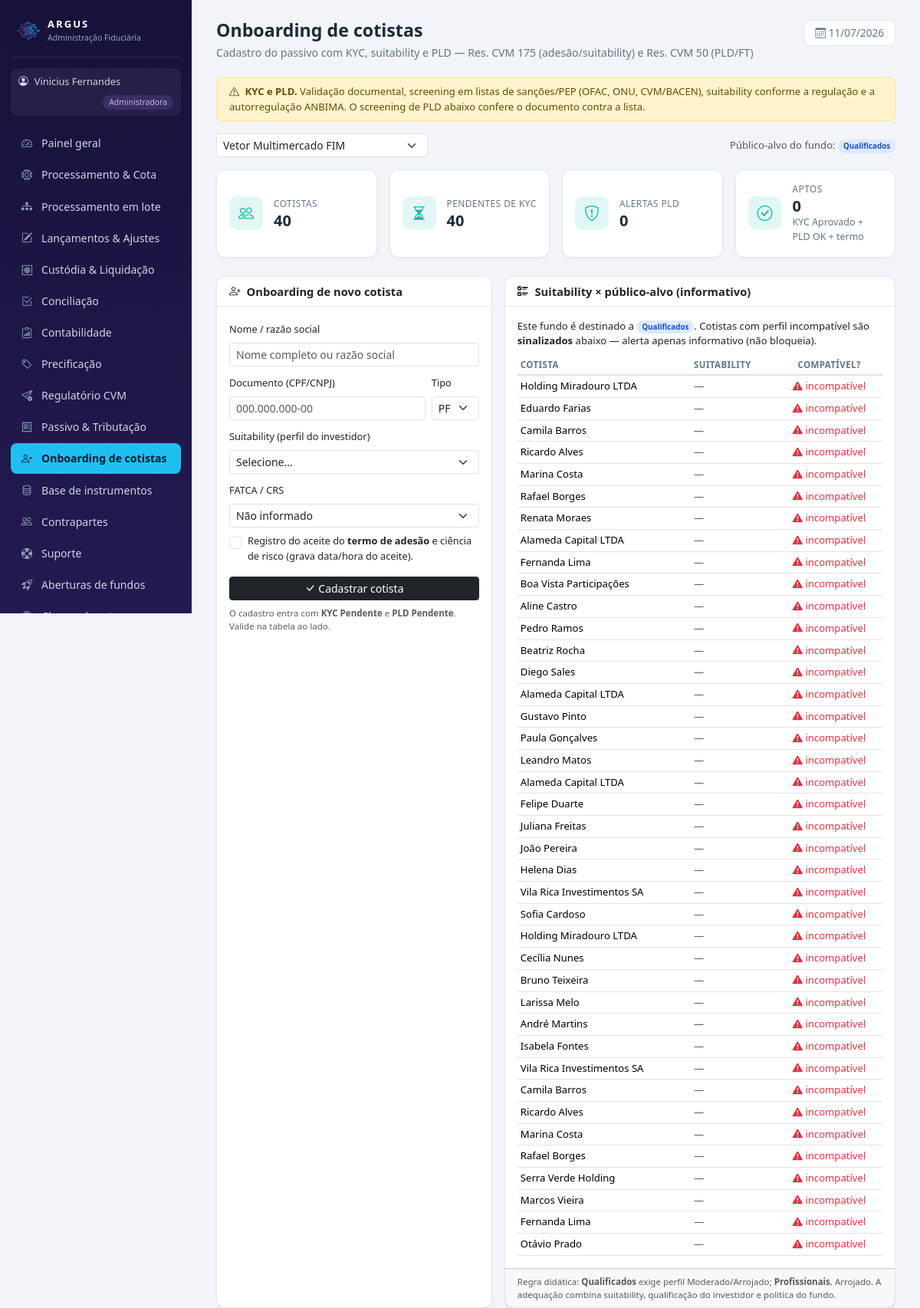
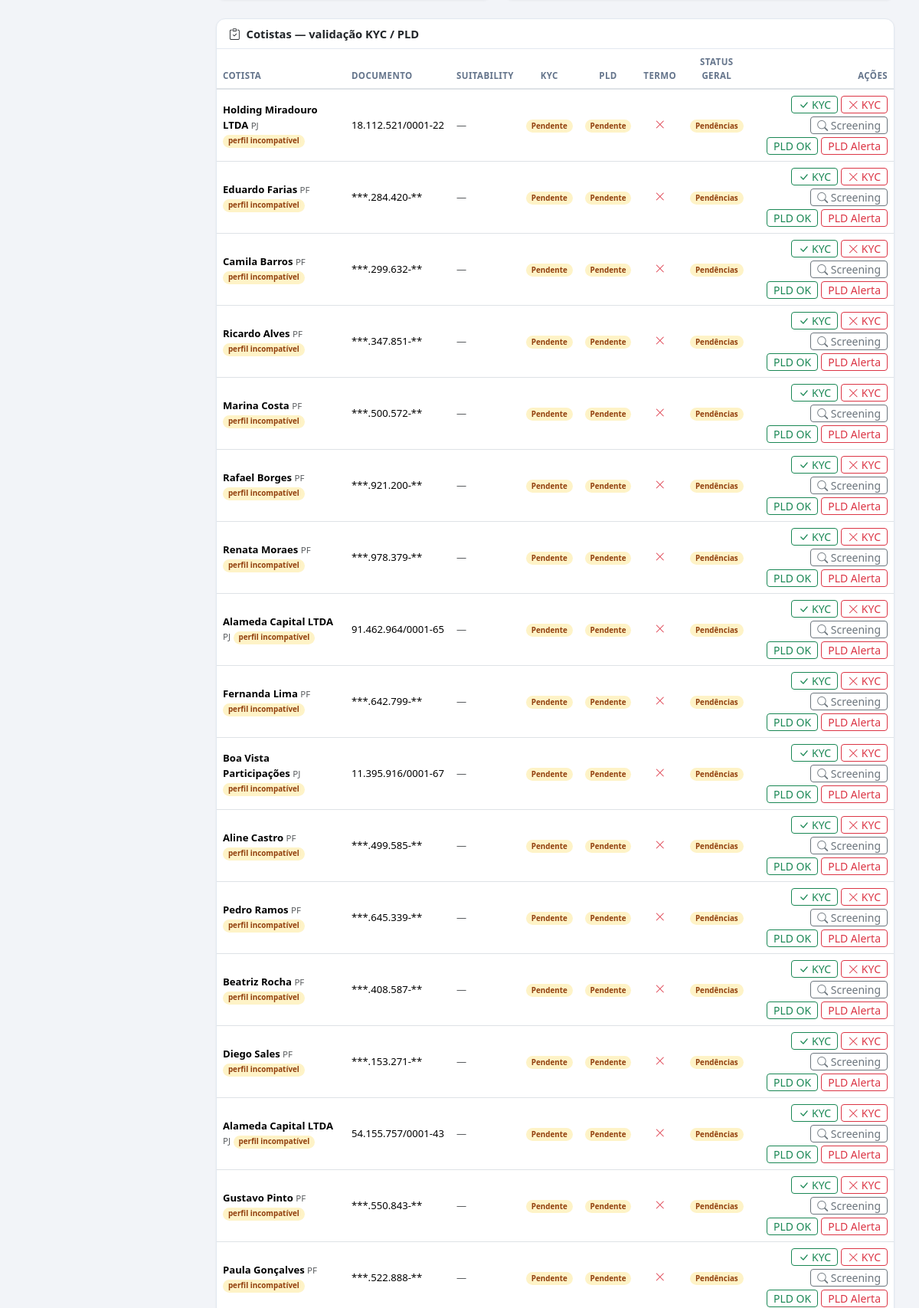
/admin/onboarding_cotista.php (signed in, upper part), run on the app's committed database (2 pictures, top to bottom).
### tables this page shows
CREATE TABLE usuarios (
  id INT AUTO_INCREMENT PRIMARY KEY,
  nome VARCHAR(100) NOT NULL,
  email VARCHAR(120) NOT NULL UNIQUE,
  senha VARCHAR(255) NOT NULL,         
  perfil ENUM('admin','gestor','custodia') NOT NULL,   
  fundo_id INT NULL,
  gestora VARCHAR(150) NULL,
  telefone VARCHAR(30) NULL,
  kyc_status VARCHAR(20) DEFAULT 'Pendente',
  criado_em DATETIME DEFAULT CURRENT_TIMESTAMP
);

CREATE TABLE fundos (
  id INT AUTO_INCREMENT PRIMARY KEY,
  nome VARCHAR(150) NOT NULL,
  cnpj VARCHAR(20),
  classe VARCHAR(50),                  
  publico_alvo VARCHAR(60),            
  condominio VARCHAR(20) DEFAULT 'Aberto',
  status VARCHAR(30) DEFAULT 'Ativo',  
  gestora VARCHAR(120),
  benchmark VARCHAR(30) DEFAULT 'CDI',
  tributacao VARCHAR(20) DEFAULT 'Longo Prazo',    
  provisao_despesas DECIMAL(18,2) DEFAULT 0,       
  tipo_fundo VARCHAR(10) DEFAULT 'FIF',            
  master_id INT DEFAULT NULL,                      
  taxa_adm DECIMAL(8,6) DEFAULT 0.0008,       
  taxa_gestao DECIMAL(8,6) DEFAULT 0.007,
  taxa_performance DECIMAL(8,6) DEFAULT 0,    
  caixa_atual DECIMAL(18,2) DEFAULT 0,
  pl_atual DECIMAL(18,2) DEFAULT 0,
  cota_atual DECIMAL(18,8) DEFAULT 1,
  data_abertura DATE
);

CREATE TABLE cotistas (
  id INT AUTO_INCREMENT PRIMARY KEY,
  fundo_id INT NOT NULL,
  nome VARCHAR(150) NOT NULL,
  documento VARCHAR(20),
  tipo_pessoa VARCHAR(2) DEFAULT 'PF',
  cotas DECIMAL(18,6) NOT NULL,
  custo_total DECIMAL(18,2) DEFAULT NULL,    
  suitability VARCHAR(20) DEFAULT NULL,      
  kyc_status VARCHAR(20) DEFAULT 'Pendente',
  pld_status VARCHAR(20) DEFAULT 'Pendente',
  fatca_crs VARCHAR(30) DEFAULT NULL,
  termo_aceite DATETIME NULL,
  data_entrada DATE,
  FOREIGN KEY (fundo_id) REFERENCES fundos(id)
);

### admin/onboarding_cotista.php (the view, shortened to what the rows shown need)
<?php
require_once __DIR__ . '/../config/db.php';
require_once __DIR__ . '/../includes/auth.php';
require_once __DIR__ . '/../includes/layout.php';
$u = exigir_perfil('admin');
$fundos = $pdo->query("SELECT * FROM fundos WHERE status='Ativo' ORDER BY pl_atual DESC")->fetchAll();
$fid = (int)($_SESSION['admin_fundo_id'] ?? ($fundos[0]['id'] ?? 0));
$fundo = null;
foreach ($fundos as $f) if ((int)$f['id'] === $fid) $fundo = $f;
function suitability_compativel(?string $publico_alvo, ?string $suitability): bool {
    $exigido = match ($publico_alvo) {
        'Profissionais' => ['Arrojado'],
        'Qualificados'  => ['Moderado', 'Arrojado'],
        default          => ['Conservador', 'Moderado', 'Arrojado'],
    };
    return $suitability !== null && in_array($suitability, $exigido, true);
}
$cotistas = [];
if ($fundo) {
    $st = $pdo->prepare('SELECT * FROM cotistas WHERE fundo_id = ? ORDER BY id DESC');
    $st->execute([$fid]);
    $cotistas = $st->fetchAll();
}
$publicoAlvo = $fundo['publico_alvo'] ?? 'Investidores em geral';
function badge_pld(?string $s): string {
    $s = $s ?: 'Pendente';
    $cor = ['OK' => 'success', 'Alerta' => 'danger', 'Pendente' => 'warning'][$s] ?? 'secondary';
    return badge($s, $cor);
}
function badge_kyc(?string $s): string {
    $s = $s ?: 'Pendente';
    $cor = ['Aprovado' => 'success', 'Reprovado' => 'danger', 'Pendente' => 'warning'][$s] ?? 'secondary';
    return badge($s, $cor);
}
page_start('Onboarding de cotistas', 'Onboarding de cotistas', $u,
    'Cadastro do passivo com KYC, suitability e PLD — Res. CVM 175 (adesão/suitability) e Res. CVM 50 (PLD/FT)');
?>
<div class="d-flex justify-content-between align-items-center flex-wrap gap-2 mb-3">
  <div style="font-size:.82rem" class="text-muted">
    Público-alvo do fundo: <?= badge($publicoAlvo, $publicoAlvo === 'Investidores em geral' ? 'secondary' : 'info') ?>
  </div>
</div>
<?php if (!$fundo): ?>
  <div class="alert alert-info">Nenhum fundo ativo disponível.</div>
<?php else: ?>
<div class="row g-3 mb-4">
  <div class="col-lg-7">
    <div class="card h-100">
      <div class="card-body">
        <p style="font-size:.82rem" class="mb-2">
          Este fundo é destinado a <?= badge($publicoAlvo, $publicoAlvo === 'Investidores em geral' ? 'secondary' : 'info') ?>.
          Cotistas com perfil incompatível são <b>sinalizados</b> abaixo — alerta apenas informativo (não bloqueia).
        </p>
        <table class="table table-sm align-middle mb-0" style="font-size:.82rem">
          <thead><tr><th>Cotista</th><th>Suitability</th><th class="text-center">Compatível?</th></tr></thead>
          <tbody>
          <?php foreach ($cotistas as $c):
              $compat = suitability_compativel($publicoAlvo, $c['suitability'] ?? null); ?>
            <tr>
              <td><?= e_html($c['nome']) ?></td>
              <td><?= $c['suitability'] ? badge($c['suitability'], 'secondary') : '<span class="text-muted">—</span>' ?></td>
              <td class="text-center">
                <?php if ($compat): ?>
                  <span class="text-success"><i class="bi bi-check-circle-fill"></i></span>
                <?php else: ?>
                  <span class="text-danger" title="Perfil incompatível com o público-alvo do fundo">
                    <i class="bi bi-exclamation-triangle-fill"></i> incompatível
                  </span>
                <?php endif; ?>
              </td>
            </tr>
          <?php endforeach; ?>
          </tbody>
        </table>
      </div>
    </div>
  </div>
</div>
<div class="card">
  <div class="card-body p-0">
    <div class="table-responsive">
    <table class="table table-hover align-middle mb-0" style="font-size:.82rem">
      <thead><tr>
        <th>Cotista</th><th>Documento</th><th>Suitability</th>
        <th class="text-center">KYC</th><th class="text-center">PLD</th>
        <th class="text-center">Termo</th><th class="text-center">Status geral</th>
        <th class="text-end">Ações</th>
      </tr></thead>
      <tbody>
      <?php foreach ($cotistas as $c):
          $kyc = $c['kyc_status'] ?: 'Pendente';
          $pld = $c['pld_status'] ?: 'Pendente';
          $temTermo = !empty($c['termo_aceite']);
          $apto = $kyc === 'Aprovado' && $pld === 'OK' && $temTermo;
          $compat = suitability_compativel($publicoAlvo, $c['suitability'] ?? null); ?>
        <tr>
          <td>
            <b><?= e_html($c['nome']) ?></b>
            <span class="text-muted" style="font-size:.72rem"><?= e_html($c['tipo_pessoa']) ?></span>
            <?php if (!$compat): ?>
              <span class="badge badge-soft-warning" title="Suitability incompatível com o público-alvo do fundo">perfil incompatível</span>
            <?php endif; ?>
          </td>
          <td style="white-space:nowrap"><?= e_html($c['documento']) ?></td>
          <td><?= $c['suitability'] ? badge($c['suitability'], 'secondary') : '<span class="text-muted">—</span>' ?></td>
          <td class="text-center"><?= badge_kyc($kyc) ?></td>
          <td class="text-center"><?= badge_pld($pld) ?></td>
          <td class="text-center">
            <?= $temTermo
                ? '<span class="text-success" title="' . e_html(data_br($c['termo_aceite'])) . '"><i class="bi bi-check-lg"></i></span>'
                : '<span class="text-danger"><i class="bi bi-x-lg"></i></span>' ?>
          </td>
          <td class="text-center"><?= $apto ? badge('Apto', 'success') : badge('Pendências', 'warning') ?></td>
          <td class="text-end" style="white-space:nowrap">
            <div class="d-flex gap-1 justify-content-end flex-wrap">
              <form method="post" class="d-inline">
                <button name="kyc" value="Aprovado" class="btn btn-sm btn-outline-success py-0" title="Aprovar KYC (simulação)"><i class="bi bi-check-lg"></i> KYC</button>
              </form>
              <form method="post" class="d-inline">
                <button name="kyc" value="Reprovado" class="btn btn-sm btn-outline-danger py-0" title="Reprovar KYC (simulação)"><i class="bi bi-x-lg"></i> KYC</button>
              </form>
              <form method="post" class="d-inline">
                <button name="pld" value="auto" class="btn btn-sm btn-outline-secondary py-0" title="Rodar screening PLD simulado (confere documento na lista de exemplo)"><i class="bi bi-search"></i> Screening</button>
              </form>
              <form method="post" class="d-inline">
                <button name="pld" value="OK" class="btn btn-sm btn-outline-success py-0" title="Marcar PLD OK (simulação)">PLD OK</button>
              </form>
              <form method="post" class="d-inline">
                <button name="pld" value="Alerta" class="btn btn-sm btn-outline-danger py-0" title="Marcar PLD Alerta (simulação)">PLD Alerta</button>
              </form>
            </div>
          </td>
        </tr>
      <?php endforeach; ?>
      </tbody>
    </table>
    </div>
  </div>
</div>
<?php endif; ?>
<?php page_end();

### includes/layout.php (shortened to what the rows shown need)
<?php
require_once __DIR__ . '/helpers.php';
function menu_itens(array $u): array {
    $b = base_url();
    if ($u['perfil'] === 'admin') {
        return [
            ['Painel geral',        $b.'admin/index.php',          'bi-speedometer2'],
            ['Processamento & Cota', $b.'admin/processamento.php', 'bi-cpu'],
            ['Processamento em lote', $b.'admin/batch.php',        'bi-diagram-3-fill'],
            ['Lançamentos & Ajustes', $b.'admin/lancamentos.php',  'bi-pencil-square'],
            ['Custódia & Liquidação', $b.'admin/custodia.php',     'bi-safe2'],
            ['Conciliação',         $b.'admin/conciliacao.php',    'bi-check2-square'],
            ['Contabilidade',       $b.'admin/contabilidade.php',  'bi-clipboard-data'],
            ['Precificação',        $b.'admin/precificacao.php',   'bi-tag'],
            ['Regulatório CVM',     $b.'admin/regulatorio.php',    'bi-send-check'],
            ['Passivo & Tributação', $b.'admin/passivo.php',       'bi-receipt'],
            ['Onboarding de cotistas', $b.'admin/onboarding_cotista.php', 'bi-person-plus'],
            ['Base de instrumentos', $b.'admin/ativos.php',        'bi-database'],
            ['Contrapartes',        $b.'admin/contrapartes.php',   'bi-people'],
            ['Suporte',             $b.'admin/tickets.php',        'bi-life-preserver'],
            ['Aberturas de fundos', $b.'admin/aberturas.php',      'bi-rocket-takeoff'],
            ['Classes de cotas',    $b.'admin/classes.php',        'bi-collection'],
            ['Classes & Subclasses', $b.'admin/subclasses.php',    'bi-diagram-3'],
            ['FIP / Private Equity', $b.'admin/fip.php',           'bi-building-gear'],
            ['Carteiras',           $b.'admin/carteiras.php',      'bi-collection'],
            ['Pendências',          $b.'admin/pendencias.php',     'bi-list-task'],
            ['IA · Fraude',         $b.'admin/fraude.php',         'bi-shield-exclamation'],
            ['Repasses',            $b.'admin/repasses.php',       'bi-cash-stack'],
            ['Fundos & Clientes',   $b.'admin/fundos.php',         'bi-folder-plus'],
        ];
    }
    global $pdo;
    $itens = [
        ['Visão geral',       $b.'gestor/index.php',        'bi-speedometer2'],
        ['Aprovação de cota', $b.'gestor/cotas.php',        'bi-clipboard-check'],
        ['Boletar operação',  $b.'gestor/boletas.php',      'bi-receipt-cutoff'],
        ['Catálogo de ativos', $b.'gestor/ativos.php',      'bi-database'],
        ['Carteira',          $b.'gestor/carteira.php',     'bi-pie-chart'],
        ['Caixa & Fluxo',     $b.'gestor/caixa.php',        'bi-wallet2'],
        ['Cotistas',          $b.'gestor/cotistas.php',     'bi-people'],
        ['Acessos de cotistas', $b.'gestor/acessos.php',    'bi-key'],
        ['Performance',       $b.'gestor/performance.php',  'bi-graph-up-arrow'],
        ['Relatórios',        $b.'gestor/relatorios.php',   'bi-file-earmark-text'],
        ['Enquadramento',     $b.'gestor/enquadramento.php','bi-check-circle'],
        ['Assembleias',       $b.'gestor/assembleias.php',  'bi-megaphone'],
        ['Comunicados',       $b.'gestor/comunicados.php',  'bi-chat-left-text'],
        ['Chamados de cotistas', $b.'gestor/chamados_cotistas.php', 'bi-chat-dots'],
        ['Equipe do fundo',   $b.'gestor/equipe.php',       'bi-people-fill'],
        ['Criar fundo',       $b.'gestor/novo_fundo.php',   'bi-plus-square'],
        ['Suporte',           $b.'gestor/tickets.php',      'bi-life-preserver'],
    ];
    $livres = ['Equipe do fundo', 'Criar fundo', 'Suporte'];
    $fundo = fundo_do_usuario($pdo, $u);
    $fid = (int)$fundo['id'];
    $principal = eh_principal($pdo, $u, $fid);
    $mapa = permissao_de_menu();
    return array_values(array_filter($itens, function ($it) use ($mapa, $principal, $pdo, $u, $fid, $livres) {
        if (in_array($it[0], $livres, true)) return true;
        $req = $mapa[$it[0]] ?? null;
        if ($req === null) return true;
        if ($req === '__principal__') return $principal;
        return $principal || pode($pdo, $u, $fid, $req);
    }));
}
function page_start(string $titulo, string $ativo, array $u, string $subtitulo = ''): void {
    $b = base_url();
    $perfilRotulo = ['admin' => 'Administradora', 'gestor' => 'Gestor', 'custodia' => 'Custodiante'][$u['perfil']] ?? $u['perfil'];
    $perfilCor    = ['admin' => 'gold', 'gestor' => 'teal'][$u['perfil']] ?? 'blue';
    ?><!DOCTYPE html>
<html lang="pt-BR">
<head>
<link href="https://cdn.jsdelivr.net/npm/bootstrap@5.3.3/dist/css/bootstrap.min.css" rel="stylesheet">
<link href="https://cdn.jsdelivr.net/npm/bootstrap-icons@1.11.3/font/bootstrap-icons.min.css" rel="stylesheet">
<link href="https://cdn.jsdelivr.net/npm/flatpickr@4.6.13/dist/flatpickr.min.css" rel="stylesheet">
<link href="<?= $b ?>assets/css/style.css" rel="stylesheet">
</head>
<body>
<div class="app-wrap">
  <aside class="sidebar">
    <div class="brand">
      <img src="<?= $b ?>assets/favicon.png" class="brand-mark" alt="Argus">
      <div>
      </div>
    </div>
    <div class="perfil-chip chip-<?= $perfilCor ?>">
      <i class="bi bi-person-circle"></i> <?= e_html($u['nome']) ?>
      <span><?= $perfilRotulo ?></span>
    </div>
    <nav class="menu">
      <?php foreach (menu_itens($u) as [$rotulo, $href, $icone]): ?>
        <a href="<?= $href ?>" class="<?= $rotulo === $ativo ? 'ativo' : '' ?>">
        </a>
      <?php endforeach; ?>
    </nav>
  </aside>
  <main class="conteudo">
    <div class="titulo-pagina">
      <div>
        <h1><?= e_html($titulo) ?></h1>
      </div>
    </div>
<?php
}
function page_end(): void {
    ?>
  </main>
</div>
</body>
</html><?php
}

### includes/helpers.php (shortened to what the rows shown need)
<?php
function e_html($s): string { return htmlspecialchars((string)$s, ENT_QUOTES, 'UTF-8'); }
function badge(string $texto, string $cor): string {
    return '<span class="badge badge-soft-' . $cor . '">' . e_html($texto) . '</span>';
}

### data on the page
usuarios: nome "Vinicius Fernandes", perfil "Administradora"
fundos: publico_alvo "Qualificados Qualificados"
cotistas: nome "Holding Miradouro LTDA", shows "incompatível", tipo_pessoa "PJ", shows "perfil incompatível", documento "18.112.521/0001-22", kyc_status "Pendente Pendente Pendências"
cotistas: nome "Eduardo Farias", shows "incompatível", tipo_pessoa "PF", shows "perfil incompatível", documento "***.284.420-**", kyc_status "Pendente Pendente Pendências"
cotistas: nome "Camila Barros", shows "incompatível", tipo_pessoa "PF", shows "perfil incompatível", documento "***.299.632-**", kyc_status "Pendente Pendente Pendências"
cotistas: nome "Ricardo Alves", shows "incompatível", tipo_pessoa "PF", shows "perfil incompatível", documento "***.347.851-**", kyc_status "Pendente Pendente Pendências"
cotistas: nome "Marina Costa", shows "incompatível", tipo_pessoa "PF", shows "perfil incompatível", documento "***.500.572-**", kyc_status "Pendente Pendente Pendências"
cotistas: nome "Rafael Borges", shows "incompatível", tipo_pessoa "PF", shows "perfil incompatível", documento "***.921.200-**", kyc_status "Pendente Pendente Pendências"
cotistas: nome "Renata Moraes", shows "incompatível", tipo_pessoa "PF", shows "perfil incompatível", documento "***.978.379-**", kyc_status "Pendente Pendente Pendências"
cotistas: nome "Alameda Capital LTDA", shows "incompatível", tipo_pessoa "PJ", shows "perfil incompatível", documento "91.462.964/0001-65", kyc_status "Pendente Pendente Pendências"
cotistas: nome "Fernanda Lima", shows "incompatível", tipo_pessoa "PF", shows "perfil incompatível", documento "***.642.799-**", kyc_status "Pendente Pendente Pendências"
cotistas: nome "Boa Vista Participações", shows "incompatível", tipo_pessoa "PJ", shows "perfil incompatível", documento "11.395.916/0001-67", kyc_status "Pendente Pendente Pendências"
cotistas: nome "Aline Castro", shows "incompatível", tipo_pessoa "PF", shows "perfil incompatível", documento "***.499.585-**", kyc_status "Pendente Pendente Pendências"
cotistas: nome "Pedro Ramos", shows "incompatível", tipo_pessoa "PF", shows "perfil incompatível", documento "***.645.339-**", kyc_status "Pendente Pendente Pendências"
cotistas: nome "Beatriz Rocha", shows "incompatível", tipo_pessoa "PF", shows "perfil incompatível", documento "***.408.587-**", kyc_status "Pendente Pendente Pendências"
cotistas: nome "Diego Sales", shows "incompatível", tipo_pessoa "PF", shows "perfil incompatível", documento "***.153.271-**", kyc_status "Pendente Pendente Pendências"
cotistas: nome "Alameda Capital LTDA", shows "incompatível", tipo_pessoa "PJ", shows "perfil incompatível", documento "54.155.757/0001-43", kyc_status "Pendente Pendente Pendências"
cotistas: nome "Gustavo Pinto", shows "incompatível", tipo_pessoa "PF", shows "perfil incompatível", documento "***.550.843-**", kyc_status "Pendente Pendente Pendências"
cotistas: nome "Paula Gonçalves", shows "incompatível", tipo_pessoa "PF", shows "perfil incompatível", documento "***.522.888-**", kyc_status "Pendente Pendente Pendências"
cotistas: nome "Leandro Matos", shows "incompatível"
cotistas: nome "Alameda Capital LTDA", shows "incompatível"
cotistas: nome "Felipe Duarte", shows "incompatível"
cotistas: nome "Juliana Freitas", shows "incompatível"
cotistas: nome "João Pereira", shows "incompatível"
cotistas: nome "Helena Dias", shows "incompatível"
cotistas: nome "Vila Rica Investimentos SA", shows "incompatível"
cotistas: nome "Sofia Cardoso", shows "incompatível"
cotistas: nome "Holding Miradouro LTDA", shows "incompatível"
cotistas: nome "Cecília Nunes", shows "incompatível"
cotistas: nome "Bruno Teixeira", shows "incompatível"
cotistas: nome "Larissa Melo", shows "incompatível"
cotistas: nome "André Martins", shows "incompatível"
cotistas: nome "Isabela Fontes", shows "incompatível"
cotistas: nome "Vila Rica Investimentos SA", shows "incompatível"
cotistas: nome "Camila Barros", shows "incompatível"
cotistas: nome "Ricardo Alves", shows "incompatível"
cotistas: nome "Marina Costa", shows "incompatível"
cotistas: nome "Rafael Borges", shows "incompatível"
cotistas: nome "Serra Verde Holding", shows "incompatível"
cotistas: nome "Marcos Vieira", shows "incompatível"
cotistas: nome "Fernanda Lima", shows "incompatível"
cotistas: nome "Otávio Prado", shows "incompatível"

### other printed values
e_html($rotulo) "Painel geral"
e_html($rotulo) "Processamento & Cota"
e_html($rotulo) "Processamento em lote"
e_html($rotulo) "Lançamentos & Ajustes"
e_html($rotulo) "Custódia & Liquidação"
e_html($rotulo) "Conciliação"
e_html($rotulo) "Contabilidade"
e_html($rotulo) "Precificação"
e_html($rotulo) "Regulatório CVM"
e_html($rotulo) "Passivo & Tributação"
e_html($rotulo) "Onboarding de cotistas"
e_html($rotulo) "Base de instrumentos"
e_html($rotulo) "Contrapartes"
e_html($rotulo) "Suporte"
e_html($rotulo) "Aberturas de fundos"
